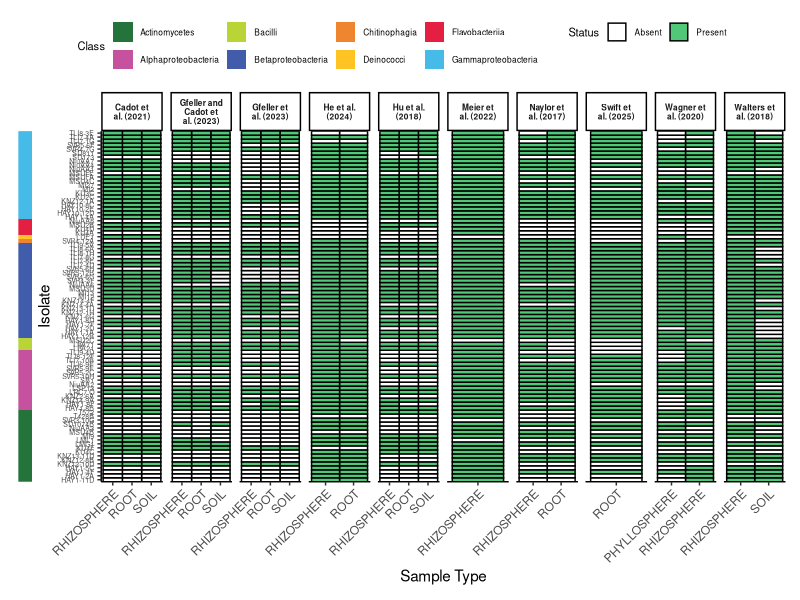
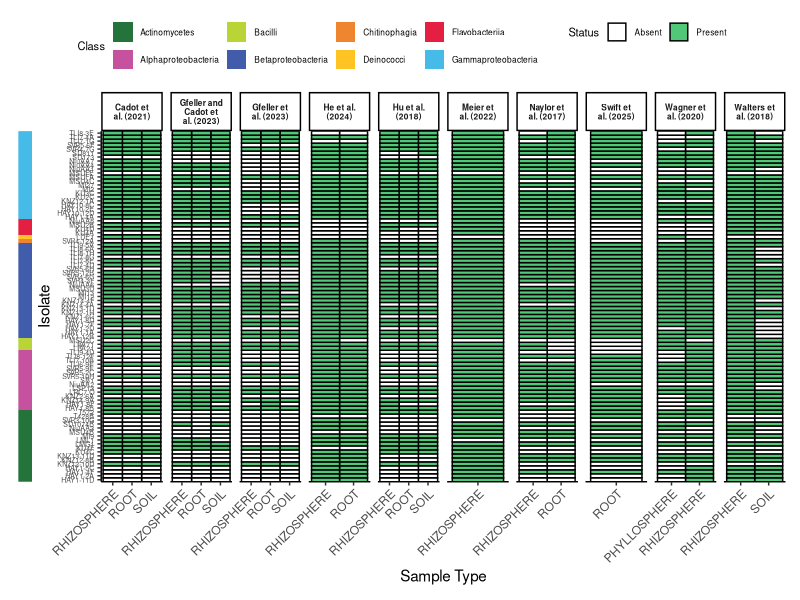
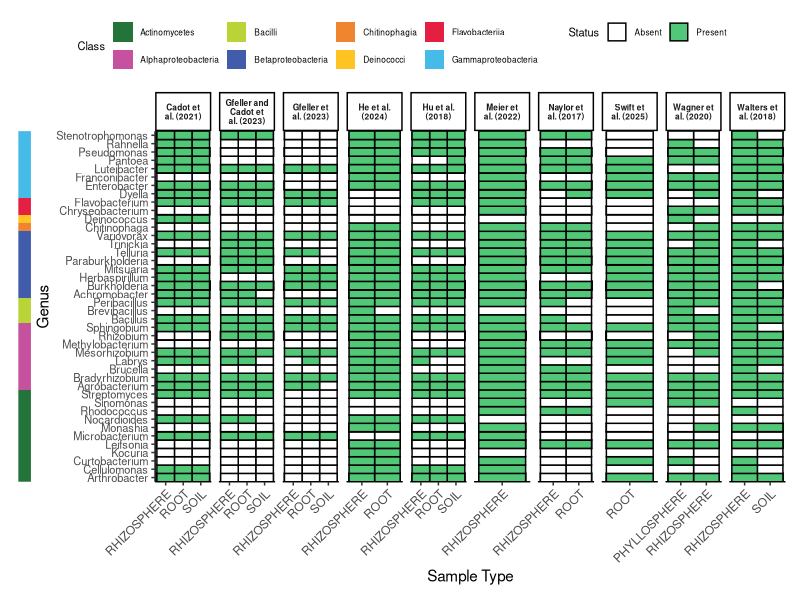
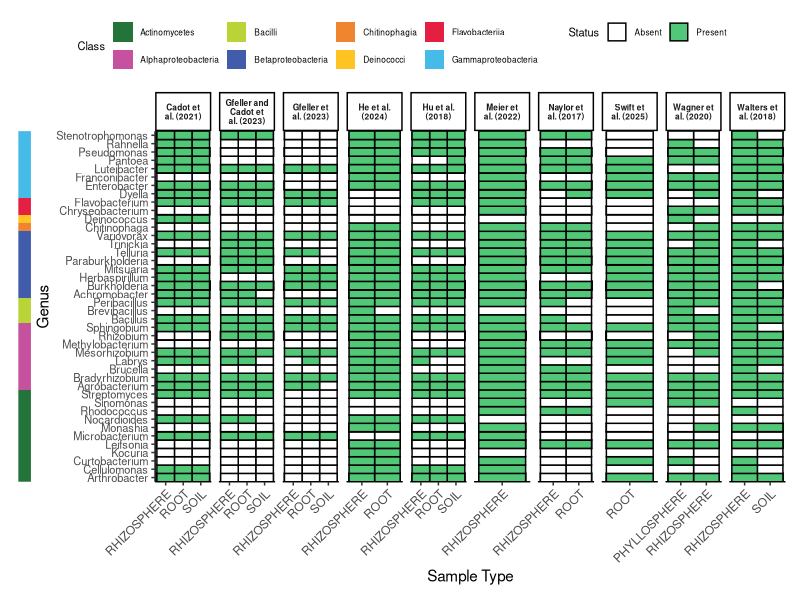

Here is the R script that generated these plots, in order: (Note: this script raises an error after producing the figures.)
# Parse Blast alignment results
## Generate ASV lists of taxa with alignment to zeamic for other scripts
## Presence/absence plots for supplement

# Load pacakges and set ggplot theme
library(tidyverse)
library(patchwork)
theme_set(theme_classic())

## load ZeaMic Isolates
all_isolates_df <- read.csv("ZeaMic Isolates with Full Taxonomy.csv")
all_isolates_df$X <- NULL

#### load blast results 99 ####
blast_df <- read.delim("../BLAST_ASVs-from-studies/99results.txt", header = FALSE, sep = "\t")

# Cleanup blast dataframe
colnames(blast_df) <- c("ZeaMic_Isolate", "ASV", "pident", "length", "mismatch", "gapopen", "qstart", "qend", "sstart", "send", "evalue", "bitscore")

# Extract info from ASV column 
blast_df <- blast_df %>% extract(ASV, into = c("study", "ASV_id", "sample_type", "country", "region"),
                     regex = "(.+)_(ASV_\\d+)-([^-]+)-([^_]+)_(.+)",
                     remove = TRUE)
# Rename studies 
blast_df <- blast_df %>% mutate(study = dplyr::recode(study, 
    Naylor = "Naylor et al. (2017)",
    Wagner = "Wagner et al. (2020)", 
    Meier  = "Meier et al. (2022)", 
    He = "He et al. (2024)", 
    GfellerCadot = "Gfeller and Cadot et al. (2023)", 
    Gfeller = "Gfeller et al. (2023)",
    Cadot = "Cadot et al. (2021)",
    Hu = "Hu et al. (2018)",
    Walters = "Walters et al. (2018)",
    Swift = "Swift et al. (2025)"))

## Presence and absence table + isolates not in blast output
presence_absence <- blast_df %>%
  # Get unique combinations of isolate, study, and sample_type
  distinct(ZeaMic_Isolate, study, sample_type) %>%
  # Add a presence indicator
  mutate(present = 1) %>%
  # Create a combined column name for study and sample_type
  unite("study_sample", study, sample_type, sep = "_") %>%
  # Pivot to wide format
  pivot_wider(names_from = study_sample, 
              values_from = present,
              values_fill = 0)

presence_absence_complete <- all_isolates_df %>%
  left_join(presence_absence, by = "ZeaMic_Isolate") %>%
  # Replace NA with 0 for isolates not in BLAST results
  mutate(across(-ZeaMic_Isolate, ~replace_na(., 0)))

# Print table
print(presence_absence_complete)

# Convert the wide format back to long format for ggplot2
heatmap_data <- presence_absence_complete %>%
  pivot_longer(cols = -c(ZeaMic_Isolate, phylum, class, order, family, genus),
               names_to = "study_sample",
               values_to = "presence") %>%
  # Separate study and sample type for better visualization
  separate(study_sample, 
           into = c("study", "sample_type"), 
           sep = "_(?=[^_]+$)")  # Split at the last underscore

# Get number of isolate with significant alignments per study
summary(as.factor(heatmap_data$study))
heatmap_data %>% filter(study == "Naylor et al. (2017)") %>% group_by(sample_type) %>% summarise(total_isolates = sum(presence))
heatmap_data %>% filter(study == "He et al. (2024)") %>% group_by(sample_type) %>% summarise(total_isolates = sum(presence))
heatmap_data %>% filter(study == "Wagner et al. (2020)") %>% group_by(sample_type) %>% summarise(total_isolates = sum(presence))
heatmap_data %>% filter(study == "Meier et al. (2022)") %>% group_by(sample_type) %>% summarise(total_isolates = sum(presence))
heatmap_data %>% filter(study == "Walters et al. (2018)") %>% group_by(sample_type) %>% summarise(total_isolates = sum(presence))
heatmap_data %>% filter(study == "Gfeller et al. (2023)") %>% group_by(sample_type) %>% summarise(total_isolates = sum(presence))
heatmap_data %>% filter(study == "Gfeller and Cadot et al. (2023)") %>% group_by(sample_type) %>% summarise(total_isolates = sum(presence))
heatmap_data %>% filter(study == "Cadot et al. (2021)") %>% group_by(sample_type) %>% summarise(total_isolates = sum(presence))
heatmap_data %>% filter(study == "Hu et al. (2018)") %>% group_by(sample_type) %>% summarise(total_isolates = sum(presence))
heatmap_data %>% filter(study == "Swift et al. (2025)") %>% group_by(sample_type) %>% summarise(total_isolates = sum(presence))

##### Plotting isolate and genera P/A clustered by taxonomy #####
# Arrange the isolates by class
isolate_99_data <- heatmap_data %>%
  arrange(class, ZeaMic_Isolate) %>%
  mutate(ZeaMic_Isolate = factor(ZeaMic_Isolate, levels = unique(ZeaMic_Isolate)))
# Arrange the genera by class
genera_99_data <- heatmap_data %>%
  arrange(class, genus) %>%
  mutate(genus = factor(genus, levels = unique(genus)))
# Class barplot levels
# Class barplots for both plots, as we organize the genus and isolate by the factor level class
class_df_iso <- isolate_99_data %>% distinct(ZeaMic_Isolate, class)
class_df_gen <- genera_99_data %>% distinct(genus, class)

### Plots
## Very minimal class barplot, will be attached to other plots
class_bar_iso <- ggplot(class_df_iso, aes(x = 1, y = ZeaMic_Isolate, fill = class)) +
  geom_tile() +
  scale_fill_manual(values = c("Actinomycetes"= "#23733a",
                              "Bacilli" = "#b8d437",
                              "Deinococci" = "#ffc323",
                              "Chitinophagia" = "#f0852f",
                              "Flavobacteriia" = "#e51f41",
                              "Alphaproteobacteria" = "#c6529f",
                              "Betaproteobacteria" = "#405caa",
                              "Gammaproteobacteria" = "#46bbe7"), name = "Class") +
  scale_x_continuous(expand = c(0, 0)) +
  scale_y_discrete(limits = levels(heatmap_data$ZeaMic_Isolate), expand = c(0, 0)) +
  labs(x = NULL, y = NULL) +
  theme_minimal() +
  theme(axis.text = element_blank(), 
        axis.ticks = element_blank(), 
        panel.grid = element_blank(),
        panel.border = element_blank(), 
        plot.margin = margin(t = 5, r = 2, b = 5, l = 5), 
        legend.position = "right")

class_bar_gen <- ggplot(class_df_gen, aes(x = 1, y = genus, fill = class)) +
  geom_tile() +
  scale_fill_manual(values = c("Actinomycetes"= "#23733a",
                               "Bacilli" = "#b8d437",
                               "Deinococci" = "#ffc323",
                               "Chitinophagia" = "#f0852f",
                               "Flavobacteriia" = "#e51f41",
                               "Alphaproteobacteria" = "#c6529f",
                               "Betaproteobacteria" = "#405caa",
                               "Gammaproteobacteria" = "#46bbe7"), name = "Class") +
  scale_x_continuous(expand = c(0, 0)) +
  scale_y_discrete(limits = levels(heatmap_data$genus), expand = c(0, 0)) +
  labs(x = NULL, y = NULL) +
  theme_minimal() +
  theme(axis.text = element_blank(), 
        axis.ticks = element_blank(), 
        panel.grid = element_blank(),
        panel.border = element_blank(), 
        plot.margin = margin(t = 5, r = 2, b = 5, l = 5), 
        legend.position = "right")

## Isolate heatmap
isolate_plot <- ggplot(isolate_99_data, aes(x = sample_type, y = ZeaMic_Isolate, fill = factor(presence))) +
  geom_tile(color = "black", linewidth = 0.5) +
  scale_fill_manual(values = c("0" = "white", "1" = "#50C878"),
                    labels = c("Absent", "Present"),
                    name = "Status") +
  facet_wrap(~study, scales = "free_x", nrow = 1, labeller = label_wrap_gen(width = 12)) +
  scale_y_discrete(limits = levels(heatmap_data$ZeaMic_Isolate), expand = c(0, 0)) +
  labs(x = "Sample Type", y = "Isolate") +
  theme(axis.text.x = element_text(angle = 45, hjust = 1, vjust = 1),
        strip.text = element_text(face = "bold", size = 6),
        panel.grid = element_blank(), 
        axis.text.y = element_text(size = 5),
        plot.margin = margin(t = 5, r = 5, b = 5, l = 2))

## Genus heatmap
genus_plot <- ggplot(genera_99_data, aes(x = sample_type, y = genus, fill = factor(presence))) +
  geom_tile(color = "black", linewidth = 0.5) +
  scale_fill_manual(values = c("0" = "white", "1" = "#50C878"),
                    labels = c("Absent", "Present"),
                    name = "Status") +
  facet_wrap(~study, scales = "free_x", nrow = 1, labeller = label_wrap_gen(width = 12)) +
  scale_y_discrete(limits = levels(heatmap_data$ZeaMic_Isolate), expand = c(0, 0)) +
  labs(x = "Sample Type", y = "Genus") +
  theme(axis.text.x = element_text(angle = 45, hjust = 1, vjust = 1),
        strip.text = element_text(face = "bold", size = 6),
        panel.grid = element_blank(), 
        axis.text.y = element_text(size = 8),
        plot.margin = margin(t = 5, r = 5, b = 5, l = 2))

### Arranging
isolate_plot_save <- class_bar_iso + isolate_plot + plot_layout(widths = c(0.2, 10), guides = "collect") &
  theme(legend.position = "top", legend.title = element_text(size = 8), legend.text = element_text(size = 6), legend.key.size = unit(0.5, "cm"))

ggsave("Presence_absence_plots/99perc Isolate Plot.svg", isolate_plot_save, height = 23, width = 18.4, units = "cm")
ggsave("Presence_absence_plots/99perc Isolate Plot.png", isolate_plot_save, height = 23, width = 18.4, units = "cm")

genus_plot_save <- class_bar_gen + genus_plot + plot_layout(widths = c(0.2, 10), guides = "collect") &
  theme(legend.position = "top", legend.title = element_text(size = 8), legend.text = element_text(size = 6), legend.key.size = unit(0.5, "cm"))

ggsave("Presence_absence_plots/99perc Genus Plot.svg", genus_plot_save, height = 23, width = 18.4, units = "cm")
ggsave("Presence_absence_plots/99perc Genus Plot.png", genus_plot_save, height = 23, width = 18.4, units = "cm")

# Clean env
rm(class_df_gen, class_df_iso, class_bar_iso, class_bar_gen, genus_plot,
   genus_plot_save, isolate_plot, isolate_plot_save,isolate_99_data, genera_99_data)


#### get list of ASVs to map back to individual study ####
ASV_presence <- blast_df %>%
  # Get unique combinations of isolate, study, sample_type, and ASV
  distinct(ZeaMic_Isolate, study, sample_type, ASV_id) %>%
  # Add a presence indicator
  mutate(present = 1) %>%
  # Create a combined column name for study and sample_type
  unite("study_sample", study, sample_type, sep = "_") %>%
  # Pivot to wide format
  pivot_wider(names_from = study_sample, 
              values_from = present,
              values_fill = 0)

# 99

#Naylor
Naylor_root_ASVs <- ASV_presence %>%
  select(ZeaMic_Isolate, ASV_id, `Naylor et al. (2017)_ROOT`) %>%
  filter(`Naylor et al. (2017)_ROOT` == 1) %>%
  select(ASV_id)
Naylor_rhizosphere_ASVs <- ASV_presence %>%
  select(ZeaMic_Isolate, ASV_id, `Naylor et al. (2017)_RHIZOSPHERE`) %>%
  filter(`Naylor et al. (2017)_RHIZOSPHERE` == 1) %>%
  select(ASV_id)
write.csv(Naylor_root_ASVs, "ASV_LISTS/99/Naylor_root_ASVs.csv", row.names = FALSE)
write.csv(Naylor_rhizosphere_ASVs, "ASV_LISTS/99/Naylor_rhizosphere_ASVs.csv", row.names = FALSE)


#Meier
Meier_rhizosphere_ASVs <- ASV_presence %>%
  select(ZeaMic_Isolate, ASV_id, `Meier et al. (2022)_RHIZOSPHERE`) %>%
  filter(`Meier et al. (2022)_RHIZOSPHERE` == 1) %>%
  select(ASV_id)
write.csv(Meier_rhizosphere_ASVs, "ASV_LISTS/99/Meier_rhizosphere_ASVs.csv", row.names = FALSE)


#Wagner
Wagner_rhizosphere_ASVs <- ASV_presence %>%
  select(ZeaMic_Isolate, ASV_id, `Wagner et al. (2020)_RHIZOSPHERE`) %>%
  filter(`Wagner et al. (2020)_RHIZOSPHERE` == 1) %>%
  select(ASV_id)
Wagner_phyllosphere_ASVs <- ASV_presence %>%
  select(ZeaMic_Isolate, ASV_id, `Wagner et al. (2020)_PHYLLOSPHERE`) %>%
  filter(`Wagner et al. (2020)_PHYLLOSPHERE` == 1) %>%
  select(ASV_id)
write.csv(Wagner_rhizosphere_ASVs, "ASV_LISTS/99/Wagner_rhizosphere_ASVs.csv", row.names = FALSE)
write.csv(Wagner_phyllosphere_ASVs, "ASV_LISTS/99/Wagner_phyllosphere_ASVs.csv", row.names = FALSE)

#He et al. (2024)
He_rhizosphere_ASVs <- ASV_presence %>%
  select(ZeaMic_Isolate, ASV_id, `He et al. (2024)_RHIZOSPHERE`) %>%
  filter(`He et al. (2024)_RHIZOSPHERE` == 1) %>%
  select(ASV_id)
He_root_ASVs <- ASV_presence %>%
  select(ZeaMic_Isolate, ASV_id, `He et al. (2024)_ROOT`) %>%
  filter(`He et al. (2024)_ROOT` == 1) %>%
  select(ASV_id)
write.csv(He_rhizosphere_ASVs, "ASV_LISTS/99/He_rhizosphere_ASVs.csv", row.names = FALSE)
write.csv(He_root_ASVs, "ASV_LISTS/99/He_root_ASVs.csv", row.names = FALSE)

#GfellerCadot
colnames(ASV_presence)
GfellerCadot_soil_ASVs <- ASV_presence %>%
  select(ZeaMic_Isolate, ASV_id, `Gfeller and Cadot et al. (2023)_SOIL`) %>%
  filter(`Gfeller and Cadot et al. (2023)_SOIL` == 1) %>%
  select(ASV_id)
GfellerCadot_rhizosphere_ASVs <- ASV_presence %>%
  select(ZeaMic_Isolate, ASV_id, `Gfeller and Cadot et al. (2023)_RHIZOSPHERE`) %>%
  filter(`Gfeller and Cadot et al. (2023)_RHIZOSPHERE` == 1) %>%
  select(ASV_id)
GfellerCadot_root_ASVs <- ASV_presence %>%
  select(ZeaMic_Isolate, ASV_id, `Gfeller and Cadot et al. (2023)_ROOT`) %>%
  filter(`Gfeller and Cadot et al. (2023)_ROOT` == 1) %>%
  select(ASV_id)
write.csv(GfellerCadot_soil_ASVs, "ASV_LISTS/99/GfellerCadot_soil_ASVs.csv", row.names = FALSE)
write.csv(GfellerCadot_rhizosphere_ASVs, "ASV_LISTS/99/GfellerCadot_rhizosphere_ASVs.csv", row.names = FALSE)
write.csv(GfellerCadot_root_ASVs, "ASV_LISTS/99/GfellerCadot_root_ASVs.csv", row.names = FALSE)

#Gfeller
colnames(ASV_presence)
Gfeller_soil_ASVs <- ASV_presence %>%
  select(ZeaMic_Isolate, ASV_id, `Gfeller et al. (2023)_SOIL`) %>%
  filter(`Gfeller et al. (2023)_SOIL` == 1) %>%
  select(ASV_id)
Gfeller_rhizosphere_ASVs <- ASV_presence %>%
  select(ZeaMic_Isolate, ASV_id, `Gfeller et al. (2023)_RHIZOSPHERE`) %>%
  filter(`Gfeller et al. (2023)_RHIZOSPHERE` == 1) %>%
  select(ASV_id)
Gfeller_root_ASVs <- ASV_presence %>%
  select(ZeaMic_Isolate, ASV_id, `Gfeller et al. (2023)_ROOT`) %>%
  filter(`Gfeller et al. (2023)_ROOT` == 1) %>%
  select(ASV_id)
write.csv(Gfeller_soil_ASVs, "ASV_LISTS/99/Gfeller_soil_ASVs.csv", row.names = FALSE)
write.csv(Gfeller_rhizosphere_ASVs, "ASV_LISTS/99/Gfeller_rhizosphere_ASVs.csv", row.names = FALSE)
write.csv(Gfeller_root_ASVs, "ASV_LISTS/99/Gfeller_root_ASVs.csv", row.names = FALSE)


#Cadot
colnames(ASV_presence)
Cadot_soil_ASVs <- ASV_presence %>%
  select(ZeaMic_Isolate, ASV_id, `Cadot et al. (2021)_SOIL`) %>%
  filter(`Cadot et al. (2021)_SOIL` == 1) %>%
  select(ASV_id)
Cadot_rhizosphere_ASVs <- ASV_presence %>%
  select(ZeaMic_Isolate, ASV_id, `Cadot et al. (2021)_RHIZOSPHERE`) %>%
  filter(`Cadot et al. (2021)_RHIZOSPHERE` == 1) %>%
  select(ASV_id)
Cadot_root_ASVs <- ASV_presence %>%
  select(ZeaMic_Isolate, ASV_id, `Cadot et al. (2021)_ROOT`) %>%
  filter(`Cadot et al. (2021)_ROOT` == 1) %>%
  select(ASV_id)
write.csv(Cadot_soil_ASVs, "ASV_LISTS/99/Cadot_soil_ASVs.csv", row.names = FALSE)
write.csv(Cadot_rhizosphere_ASVs, "ASV_LISTS/99/Cadot_rhizosphere_ASVs.csv", row.names = FALSE)
write.csv(Cadot_root_ASVs, "ASV_LISTS/99/Cadot_root_ASVs.csv", row.names = FALSE)

#Hu
colnames(ASV_presence)
Hu_soil_ASVs <- ASV_presence %>%
  select(ZeaMic_Isolate, ASV_id, `Hu et al. (2018)_SOIL`) %>%
  filter(`Hu et al. (2018)_SOIL` == 1) %>%
  select(ASV_id)
Hu_rhizosphere_ASVs <- ASV_presence %>%
  select(ZeaMic_Isolate, ASV_id, `Hu et al. (2018)_RHIZOSPHERE`) %>%
  filter(`Hu et al. (2018)_RHIZOSPHERE` == 1) %>%
  select(ASV_id)
Hu_root_ASVs <- ASV_presence %>%
  select(ZeaMic_Isolate, ASV_id, `Hu et al. (2018)_ROOT`) %>%
  filter(`Hu et al. (2018)_ROOT` == 1) %>%
  select(ASV_id)
write.csv(Hu_soil_ASVs, "ASV_LISTS/99/Hu_soil_ASVs.csv", row.names = FALSE)
write.csv(Hu_rhizosphere_ASVs, "ASV_LISTS/99/Hu_rhizosphere_ASVs.csv", row.names = FALSE)
write.csv(Hu_root_ASVs, "ASV_LISTS/99/Hu_root_ASVs.csv", row.names = FALSE)

#walters
colnames(ASV_presence)
Walters_rhizosphere_ASVs <- ASV_presence %>%
  select(ZeaMic_Isolate, ASV_id, `Walters et al. (2018)_RHIZOSPHERE`) %>%
  filter(`Walters et al. (2018)_RHIZOSPHERE` == 1) %>%
  select(ASV_id)
Walters_soil_ASVs <- ASV_presence %>%
  select(ZeaMic_Isolate, ASV_id, `Walters et al. (2018)_SOIL`) %>%
  filter(`Walters et al. (2018)_SOIL` == 1) %>%
  select(ASV_id)
write.csv(Walters_rhizosphere_ASVs, "ASV_LISTS/99/Walters_rhizosphere_ASVs.csv", row.names = FALSE)
write.csv(Walters_soil_ASVs, "ASV_LISTS/99/Walters_soil_ASVs.csv", row.names = FALSE)

#Swift
colnames(ASV_presence)
Swift_rhizosphere_ASVs <- ASV_presence %>%
  select(ZeaMic_Isolate, ASV_id, `Swift et al. (2025)_ROOT`) %>%
  filter(`Swift et al. (2025)_ROOT` == 1) %>%
  select(ASV_id)
write.csv(Swift_rhizosphere_ASVs, "ASV_LISTS/99/Swift_root_ASVs.csv", row.names = FALSE)




#### 97 ####
blast_df <- read.delim("../BLAST_ASVs-from-studies/97results.txt", header = FALSE, sep = "\t")

# Cleanup blast dataframe
colnames(blast_df) <- c("ZeaMic_Isolate", "ASV", "pident", "length", "mismatch", "gapopen", "qstart", "qend", "sstart", "send", "evalue", "bitscore")

# Extract info from ASV column 
blast_df <- blast_df %>% extract(ASV, into = c("study", "ASV_id", "sample_type", "country", "region"),
                                 regex = "(.+)_(ASV_\\d+)-([^-]+)-([^_]+)_(.+)",
                                 remove = TRUE)
# Rename studies 
blast_df <- blast_df %>% mutate(study = dplyr::recode(study, 
                                                      Naylor = "Naylor et al. (2017)",
                                                      Wagner = "Wagner et al. (2020)", 
                                                      Meier  = "Meier et al. (2022)", 
                                                      He = "He et al. (2024)", 
                                                      GfellerCadot = "Gfeller and Cadot et al. (2023)", 
                                                      Gfeller = "Gfeller et al. (2023)",
                                                      Cadot = "Cadot et al. (2021)",
                                                      Hu = "Hu et al. (2018)",
                                                      Walters = "Walters et al. (2018)",
                                                      Swift = "Swift et al. (2025)"))

## Presence and absence table + isolates not in blast output
presence_absence <- blast_df %>%
  # Get unique combinations of isolate, study, and sample_type
  distinct(ZeaMic_Isolate, study, sample_type) %>%
  # Add a presence indicator
  mutate(present = 1) %>%
  # Create a combined column name for study and sample_type
  unite("study_sample", study, sample_type, sep = "_") %>%
  # Pivot to wide format
  pivot_wider(names_from = study_sample, 
              values_from = present,
              values_fill = 0)

presence_absence_complete <- all_isolates_df %>%
  left_join(presence_absence, by = "ZeaMic_Isolate") %>%
  # Replace NA with 0 for isolates not in BLAST results
  mutate(across(-ZeaMic_Isolate, ~replace_na(., 0)))

# Print table
print(presence_absence_complete)

# Convert the wide format back to long format for ggplot2
heatmap_data <- presence_absence_complete %>%
  pivot_longer(cols = -c(ZeaMic_Isolate, genus, phylum, class, order, family),
               names_to = "study_sample",
               values_to = "presence") %>%
  # Separate study and sample type for better visualization
  separate(study_sample, 
           into = c("study", "sample_type"), 
           sep = "_(?=[^_]+$)")  # Split at the last underscore

# Get number of isolate with significant alignments per study
summary(as.factor(heatmap_data$study))
heatmap_data %>% filter(study == "Naylor et al. (2017)") %>% group_by(sample_type) %>% summarise(total_isolates = sum(presence))
heatmap_data %>% filter(study == "He et al. (2024)") %>% group_by(sample_type) %>% summarise(total_isolates = sum(presence))
heatmap_data %>% filter(study == "Wagner et al. (2020)") %>% group_by(sample_type) %>% summarise(total_isolates = sum(presence))
heatmap_data %>% filter(study == "Meier et al. (2022)") %>% group_by(sample_type) %>% summarise(total_isolates = sum(presence))
heatmap_data %>% filter(study == "Walters et al. (2018)") %>% group_by(sample_type) %>% summarise(total_isolates = sum(presence))
heatmap_data %>% filter(study == "Gfeller et al. (2023)") %>% group_by(sample_type) %>% summarise(total_isolates = sum(presence))
heatmap_data %>% filter(study == "Gfeller and Cadot et al. (2023)") %>% group_by(sample_type) %>% summarise(total_isolates = sum(presence))
heatmap_data %>% filter(study == "Cadot et al. (2021)") %>% group_by(sample_type) %>% summarise(total_isolates = sum(presence))
heatmap_data %>% filter(study == "Hu et al. (2018)") %>% group_by(sample_type) %>% summarise(total_isolates = sum(presence))
heatmap_data %>% filter(study == "Swift et al. (2025)") %>% group_by(sample_type) %>% summarise(total_isolates = sum(presence))

##### Plotting isolate and genera P/A clustered by taxonomy #####
# Arrange the isolates by class
isolate_97_data <- heatmap_data %>%
  arrange(class, ZeaMic_Isolate) %>%
  mutate(ZeaMic_Isolate = factor(ZeaMic_Isolate, levels = unique(ZeaMic_Isolate)))
# Arrange the genera by class
genera_97_data <- heatmap_data %>%
  arrange(class, genus) %>%
  mutate(genus = factor(genus, levels = unique(genus)))
# Class barplot levels
# Class barplots the same for both plots, as we organize the genus and isolate
## by the factor level class
## by the factor level class
class_df_iso <- isolate_97_data %>% distinct(ZeaMic_Isolate, class)
class_df_gen <- genera_97_data %>% distinct(genus, class)

### Plots
## Very minimal class barplot, will be attached to other plots
class_bar_iso <- ggplot(class_df_iso, aes(x = 1, y = ZeaMic_Isolate, fill = class)) +
  geom_tile() +
  scale_fill_manual(values = c("Actinomycetes"= "#23733a",
                               "Bacilli" = "#b8d437",
                               "Deinococci" = "#ffc323",
                               "Chitinophagia" = "#f0852f",
                               "Flavobacteriia" = "#e51f41",
                               "Alphaproteobacteria" = "#c6529f",
                               "Betaproteobacteria" = "#405caa",
                               "Gammaproteobacteria" = "#46bbe7"), name = "Class") +
  scale_x_continuous(expand = c(0, 0)) +
  scale_y_discrete(limits = levels(heatmap_data$ZeaMic_Isolate), expand = c(0, 0)) +
  labs(x = NULL, y = NULL) +
  theme_minimal() +
  theme(axis.text = element_blank(), 
        axis.ticks = element_blank(), 
        panel.grid = element_blank(),
        panel.border = element_blank(), 
        plot.margin = margin(t = 5, r = 2, b = 5, l = 5), 
        legend.position = "right")

class_bar_gen <- ggplot(class_df_gen, aes(x = 1, y = genus, fill = class)) +
  geom_tile() +
  scale_fill_manual(values = c("Actinomycetes"= "#23733a",
                               "Bacilli" = "#b8d437",
                               "Deinococci" = "#ffc323",
                               "Chitinophagia" = "#f0852f",
                               "Flavobacteriia" = "#e51f41",
                               "Alphaproteobacteria" = "#c6529f",
                               "Betaproteobacteria" = "#405caa",
                               "Gammaproteobacteria" = "#46bbe7"), name = "Class") +
  scale_x_continuous(expand = c(0, 0)) +
  scale_y_discrete(limits = levels(heatmap_data$genus), expand = c(0, 0)) +
  labs(x = NULL, y = NULL) +
  theme_minimal() +
  theme(axis.text = element_blank(), 
        axis.ticks = element_blank(), 
        panel.grid = element_blank(),
        panel.border = element_blank(), 
        plot.margin = margin(t = 5, r = 2, b = 5, l = 5), 
        legend.position = "right")

## Isolate heatmap
isolate_plot <- ggplot(isolate_97_data, aes(x = sample_type, y = ZeaMic_Isolate, fill = factor(presence))) +
  geom_tile(color = "black", linewidth = 0.5) +
  scale_fill_manual(values = c("0" = "white", "1" = "#50C878"),
                    labels = c("Absent", "Present"),
                    name = "Status") +
  facet_wrap(~study, scales = "free_x", nrow = 1, labeller = label_wrap_gen(width = 12)) +
  scale_y_discrete(limits = levels(heatmap_data$ZeaMic_Isolate), expand = c(0, 0)) +
  labs(x = "Sample Type", y = "Isolate") +
  theme(axis.text.x = element_text(angle = 45, hjust = 1, vjust = 1),
        strip.text = element_text(face = "bold", size = 6),
        panel.grid = element_blank(), 
        axis.text.y = element_text(size = 5),
        plot.margin = margin(t = 5, r = 5, b = 5, l = 2))

## Genus heatmap
genus_plot <- ggplot(genera_97_data, aes(x = sample_type, y = genus, fill = factor(presence))) +
  geom_tile(color = "black", linewidth = 0.5) +
  scale_fill_manual(values = c("0" = "white", "1" = "#50C878"),
                    labels = c("Absent", "Present"),
                    name = "Status") +
  facet_wrap(~study, scales = "free_x", nrow = 1, labeller = label_wrap_gen(width = 12)) +
  scale_y_discrete(limits = levels(heatmap_data$ZeaMic_Isolate), expand = c(0, 0)) +
  labs(x = "Sample Type", y = "Genus") +
  theme(axis.text.x = element_text(angle = 45, hjust = 1, vjust = 1),
        strip.text = element_text(face = "bold", size = 6),
        panel.grid = element_blank(), 
        axis.text.y = element_text(size = 8),
        plot.margin = margin(t = 5, r = 5, b = 5, l = 2))

### Arranging
isolate_plot_save <- class_bar_iso + isolate_plot + plot_layout(widths = c(0.2, 10), guides = "collect") &
  theme(legend.position = "top", legend.title = element_text(size = 8), legend.text = element_text(size = 6), legend.key.size = unit(0.5, "cm"))

ggsave("Presence_absence_plots/97perc Isolate Plot.svg", isolate_plot_save, height = 23, width = 18.4, units = "cm")
ggsave("Presence_absence_plots/97perc Isolate Plot.png", isolate_plot_save, height = 23, width = 18.4, units = "cm")

genus_plot_save <- class_bar_gen + genus_plot + plot_layout(widths = c(0.2, 10), guides = "collect") &
  theme(legend.position = "top", legend.title = element_text(size = 8), legend.text = element_text(size = 6), legend.key.size = unit(0.5, "cm"))

ggsave("Presence_absence_plots/97perc Genus Plot.svg", genus_plot_save, height = 23, width = 18.4, units = "cm")
ggsave("Presence_absence_plots/97perc Genus Plot.png", genus_plot_save, height = 23, width = 18.4, units = "cm")

### get list of ASVs to map back to individual study ###
ASV_presence <- blast_df %>%
  # Get unique combinations of isolate, study, sample_type, and ASV
  distinct(ZeaMic_Isolate, study, sample_type, ASV_id) %>%
  # Add a presence indicator
  mutate(present = 1) %>%
  # Create a combined column name for study and sample_type
  unite("study_sample", study, sample_type, sep = "_") %>%
  # Pivot to wide format
  pivot_wider(names_from = study_sample, 
              values_from = present,
              values_fill = 0)

#Naylor
Naylor_root_ASVs <- ASV_presence %>%
  select(ZeaMic_Isolate, ASV_id, `Naylor et al. (2017)_ROOT`) %>%
  filter(`Naylor et al. (2017)_ROOT` == 1) %>%
  select(ASV_id)
Naylor_rhizosphere_ASVs <- ASV_presence %>%
  select(ZeaMic_Isolate, ASV_id, `Naylor et al. (2017)_RHIZOSPHERE`) %>%
  filter(`Naylor et al. (2017)_RHIZOSPHERE` == 1) %>%
  select(ASV_id)
write.csv(Naylor_root_ASVs, "ASV_LISTS/97/Naylor_root_ASVs.csv", row.names = FALSE)
write.csv(Naylor_rhizosphere_ASVs, "ASV_LISTS/97/Naylor_rhizosphere_ASVs.csv", row.names = FALSE)


#Meier
Meier_rhizosphere_ASVs <- ASV_presence %>%
  select(ZeaMic_Isolate, ASV_id, `Meier et al. (2022)_RHIZOSPHERE`) %>%
  filter(`Meier et al. (2022)_RHIZOSPHERE` == 1) %>%
  select(ASV_id)
write.csv(Meier_rhizosphere_ASVs, "ASV_LISTS/97/Meier_rhizosphere_ASVs.csv", row.names = FALSE)


#Wagner
Wagner_rhizosphere_ASVs <- ASV_presence %>%
  select(ZeaMic_Isolate, ASV_id, `Wagner et al. (2020)_RHIZOSPHERE`) %>%
  filter(`Wagner et al. (2020)_RHIZOSPHERE` == 1) %>%
  select(ASV_id)
Wagner_phyllosphere_ASVs <- ASV_presence %>%
  select(ZeaMic_Isolate, ASV_id, `Wagner et al. (2020)_PHYLLOSPHERE`) %>%
  filter(`Wagner et al. (2020)_PHYLLOSPHERE` == 1) %>%
  select(ASV_id)
write.csv(Wagner_rhizosphere_ASVs, "ASV_LISTS/97/Wagner_rhizosphere_ASVs.csv", row.names = FALSE)
write.csv(Wagner_phyllosphere_ASVs, "ASV_LISTS/97/Wagner_phyllosphere_ASVs.csv", row.names = FALSE)

#He et al. (2024)"
He_rhizosphere_ASVs <- ASV_presence %>%
  select(ZeaMic_Isolate, ASV_id, `He et al. (2024)_RHIZOSPHERE`) %>%
  filter(`He et al. (2024)_RHIZOSPHERE` == 1) %>%
  select(ASV_id)
He_root_ASVs <- ASV_presence %>%
  select(ZeaMic_Isolate, ASV_id, `He et al. (2024)_ROOT`) %>%
  filter(`He et al. (2024)_ROOT` == 1) %>%
  select(ASV_id)
write.csv(He_rhizosphere_ASVs, "ASV_LISTS/97/He_rhizosphere_ASVs.csv", row.names = FALSE)
write.csv(He_root_ASVs, "ASV_LISTS/97/He_root_ASVs.csv", row.names = FALSE)

#GfellerCadot
colnames(ASV_presence)
GfellerCadot_soil_ASVs <- ASV_presence %>%
  select(ZeaMic_Isolate, ASV_id, `Gfeller and Cadot et al. (2023)_SOIL`) %>%
  filter(`Gfeller and Cadot et al. (2023)_SOIL` == 1) %>%
  select(ASV_id)
GfellerCadot_rhizosphere_ASVs <- ASV_presence %>%
  select(ZeaMic_Isolate, ASV_id, `Gfeller and Cadot et al. (2023)_RHIZOSPHERE`) %>%
  filter(`Gfeller and Cadot et al. (2023)_RHIZOSPHERE` == 1) %>%
  select(ASV_id)
GfellerCadot_root_ASVs <- ASV_presence %>%
  select(ZeaMic_Isolate, ASV_id, `Gfeller and Cadot et al. (2023)_ROOT`) %>%
  filter(`Gfeller and Cadot et al. (2023)_ROOT` == 1) %>%
  select(ASV_id)
write.csv(GfellerCadot_rhizosphere_ASVs, "ASV_LISTS/97/GfellerCadot_rhizosphere_ASVs.csv", row.names = FALSE)
write.csv(GfellerCadot_root_ASVs, "ASV_LISTS/97/GfellerCadot_root_ASVs.csv", row.names = FALSE)
write.csv(GfellerCadot_soil_ASVs, "ASV_LISTS/97/GfellerCadot_soil_ASVs.csv", row.names = FALSE)

#Gfeller
colnames(ASV_presence)
Gfeller_soil_ASVs <- ASV_presence %>%
  select(ZeaMic_Isolate, ASV_id, `Gfeller et al. (2023)_SOIL`) %>%
  filter(`Gfeller et al. (2023)_SOIL` == 1) %>%
  select(ASV_id)
Gfeller_rhizosphere_ASVs <- ASV_presence %>%
  select(ZeaMic_Isolate, ASV_id, `Gfeller et al. (2023)_RHIZOSPHERE`) %>%
  filter(`Gfeller et al. (2023)_RHIZOSPHERE` == 1) %>%
  select(ASV_id)
Gfeller_root_ASVs <- ASV_presence %>%
  select(ZeaMic_Isolate, ASV_id, `Gfeller et al. (2023)_ROOT`) %>%
  filter(`Gfeller et al. (2023)_ROOT` == 1) %>%
  select(ASV_id)
write.csv(Gfeller_soil_ASVs, "ASV_LISTS/97/Gfeller_soil_ASVs.csv", row.names = FALSE)
write.csv(Gfeller_rhizosphere_ASVs, "ASV_LISTS/97/Gfeller_rhizosphere_ASVs.csv", row.names = FALSE)
write.csv(Gfeller_root_ASVs, "ASV_LISTS/97/Gfeller_root_ASVs.csv", row.names = FALSE)


#Cadot
colnames(ASV_presence)
Cadot_soil_ASVs <- ASV_presence %>%
  select(ZeaMic_Isolate, ASV_id, `Cadot et al. (2021)_SOIL`) %>%
  filter(`Cadot et al. (2021)_SOIL` == 1) %>%
  select(ASV_id)
Cadot_rhizosphere_ASVs <- ASV_presence %>%
  select(ZeaMic_Isolate, ASV_id, `Cadot et al. (2021)_RHIZOSPHERE`) %>%
  filter(`Cadot et al. (2021)_RHIZOSPHERE` == 1) %>%
  select(ASV_id)
Cadot_root_ASVs <- ASV_presence %>%
  select(ZeaMic_Isolate, ASV_id, `Cadot et al. (2021)_ROOT`) %>%
  filter(`Cadot et al. (2021)_ROOT` == 1) %>%
  select(ASV_id)
write.csv(Cadot_soil_ASVs, "ASV_LISTS/97/Cadot_soil_ASVs.csv", row.names = FALSE)
write.csv(Cadot_rhizosphere_ASVs, "ASV_LISTS/97/Cadot_rhizosphere_ASVs.csv", row.names = FALSE)
write.csv(Cadot_root_ASVs, "ASV_LISTS/97/Cadot_root_ASVs.csv", row.names = FALSE)

#Hu
colnames(ASV_presence)
Hu_soil_ASVs <- ASV_presence %>%
  select(ZeaMic_Isolate, ASV_id, `Hu et al. (2018)_SOIL`) %>%
  filter(`Hu et al. (2018)_SOIL` == 1) %>%
  select(ASV_id)
Hu_rhizosphere_ASVs <- ASV_presence %>%
  select(ZeaMic_Isolate, ASV_id, `Hu et al. (2018)_RHIZOSPHERE`) %>%
  filter(`Hu et al. (2018)_RHIZOSPHERE` == 1) %>%
  select(ASV_id)
Hu_root_ASVs <- ASV_presence %>%
  select(ZeaMic_Isolate, ASV_id, `Hu et al. (2018)_ROOT`) %>%
  filter(`Hu et al. (2018)_ROOT` == 1) %>%
  select(ASV_id)
write.csv(Hu_soil_ASVs, "ASV_LISTS/97/Hu_soil_ASVs.csv", row.names = FALSE)
write.csv(Hu_rhizosphere_ASVs, "ASV_LISTS/97/Hu_rhizosphere_ASVs.csv", row.names = FALSE)
write.csv(Hu_root_ASVs, "ASV_LISTS/97/Hu_root_ASVs.csv", row.names = FALSE)

#walters
colnames(ASV_presence)
Walters_rhizosphere_ASVs <- ASV_presence %>%
  select(ZeaMic_Isolate, ASV_id, `Walters et al. (2018)_RHIZOSPHERE`) %>%
  filter(`Walters et al. (2018)_RHIZOSPHERE` == 1) %>%
  select(ASV_id)
Walters_soil_ASVs <- ASV_presence %>%
  select(ZeaMic_Isolate, ASV_id, `Walters et al. (2018)_SOIL`) %>%
  filter(`Walters et al. (2018)_SOIL` == 1) %>%
  select(ASV_id)
write.csv(Walters_rhizosphere_ASVs, "ASV_LISTS/97/Walters_rhizosphere_ASVs.csv", row.names = FALSE)
write.csv(Walters_soil_ASVs, "ASV_LISTS/97/Walters_soil_ASVs.csv", row.names = FALSE)

#Swift
colnames(ASV_presence)
Swift_rhizosphere_ASVs <- ASV_presence %>%
  select(ZeaMic_Isolate, ASV_id, `Swift et al. (2025)_ROOT`) %>%
  filter(`Swift et al. (2025)_ROOT` == 1) %>%
  select(ASV_id)
write.csv(Swift_rhizosphere_ASVs, "ASV_LISTS/97/Swift_root_ASVs.csv", row.names = FALSE)
